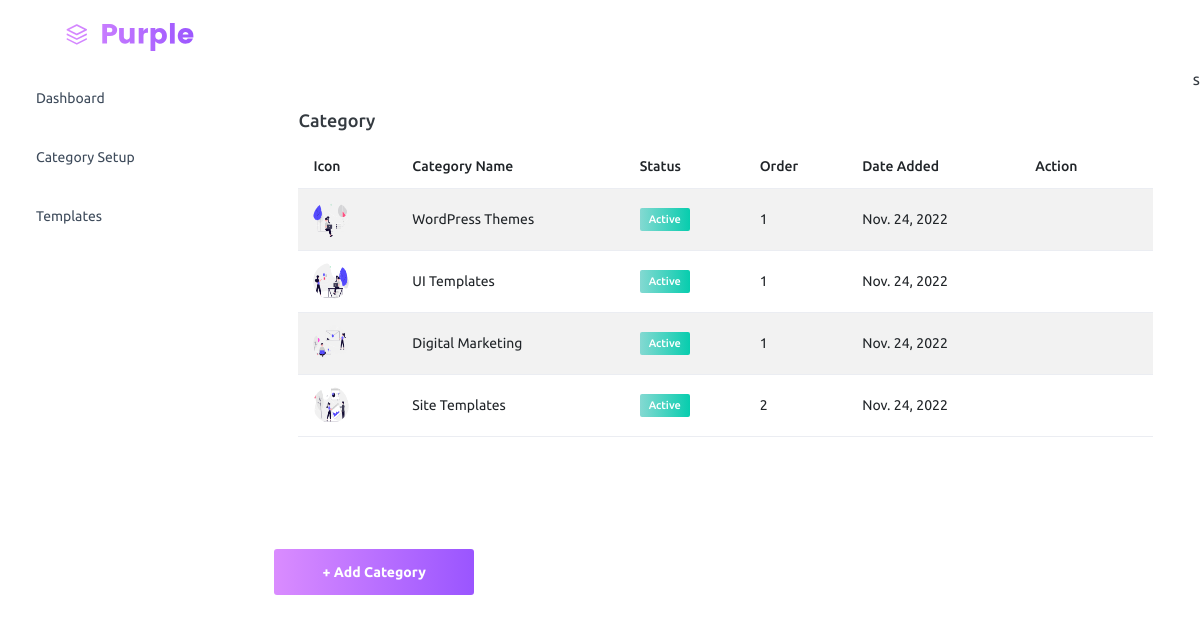
The app's page /category/ (signed in), older data.
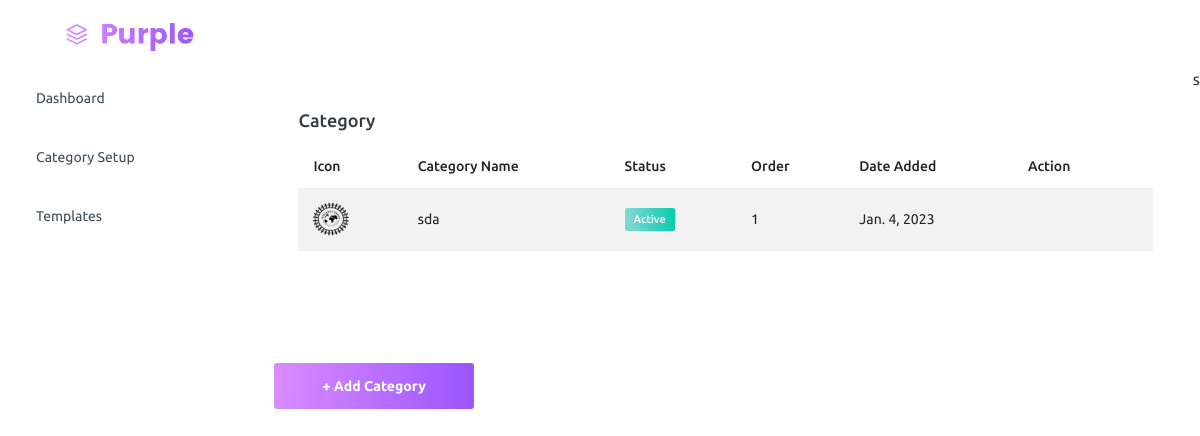
The same page, newer data.
### adminpanel/models.py (models this page shows, shortened)
class Category(models.Model):
    category = models.CharField(max_length=100, unique=True)
    category_image = models.ImageField(null=True, upload_to="category_images/")
    order = models.IntegerField(null=True)
    STATUS_CHOICES = (("active", "active"), ("inactive", "inactive"))
    status = models.CharField(max_length=100, choices=STATUS_CHOICES, default="active")
    created = models.DateTimeField(auto_now_add=True, null=True)

### adminpanel/views.py (the view)
# urls.py: path('category/', views.category, name='category'),
@login_required
def category(request):
    category = Category.objects.all().order_by("order")
    context = {"category": category}
    return render(request, "admin/category.html", context)

### templates/admin/category.html (shortened to what this page needs)
{% load static %}
{% include 'admin/nav.html' %}
<div class="main-panel">
    <div class="col-lg-12 grid-margin stretch-card">
        <div class="card">
          <div class="card-body">
            <h4 class="card-title">Category</h4>
       <div class="table-responsive">
            <table class="table table-striped">
              <thead>
                <tr>
                  <th> Icon</th>
                  <th> Category Name</th>
                  <th> Status </th>
                  <th> Order</th>
                  <th>Date Added</th>
                  <th>Action</th>
                </tr>
              </thead>
              <tbody>
                {% for category in category %}
                <tr>
                  <td class="py-1">
                    <img src="{{category.category_image.url}}" alt="image" />
                  </td>
                  <td>{{category.category}} </td>
                  <td>
                    {% if category.status == 'active' %}
                    <label class="badge badge-gradient-success">Active</label>
                    {% else %}
                    <label class="badge badge-gradient-danger">Inactive</label>
                    {% endif %}
                  </td>
                  <td> {{category.order}}</td>
                  <td>{{category.created.date}}</td>
                  <td>
                    <div class="nav-item nav-profile dropdown">
                      <a class="nav-link dropdown-toggle" id="profileDropdown" href="#" data-bs-toggle="dropdown"
                          aria-expanded="false">
                          <i class="mdi mdi-table-edit"></i>
                      </a>
                    </div>
                  </td>
                </tr>
                {% endfor %}
              </tbody>
            </table>
          </div>
          </div>
        </div>
      </div>
      <span class="nav-link">
        <a href="{% url 'add_category' %}">
        <button class="btn btn-block btn-lg btn-gradient-primary mt-4">+ Add Category</button>
    </a>
    </span>
</div>
{% include 'admin/footer.html' %}s

Row changes from the older to the newer data that the page shows:
removed Category: category_image (picture), category "WordPress Themes", status "Active", order "1", created "Nov. 24, 2022"
removed Category: category_image (picture), category "UI Templates", status "Active", order "1", created "Nov. 24, 2022"
removed Category: category_image (picture), category "Digital Marketing", status "Active", order "1", created "Nov. 24, 2022"
removed Category: category_image (picture), category "Site Templates", status "Active", order "2", created "Nov. 24, 2022"
added Category: category_image (picture), category "sda", status "Active", order "1", created "Jan. 4, 2023"
